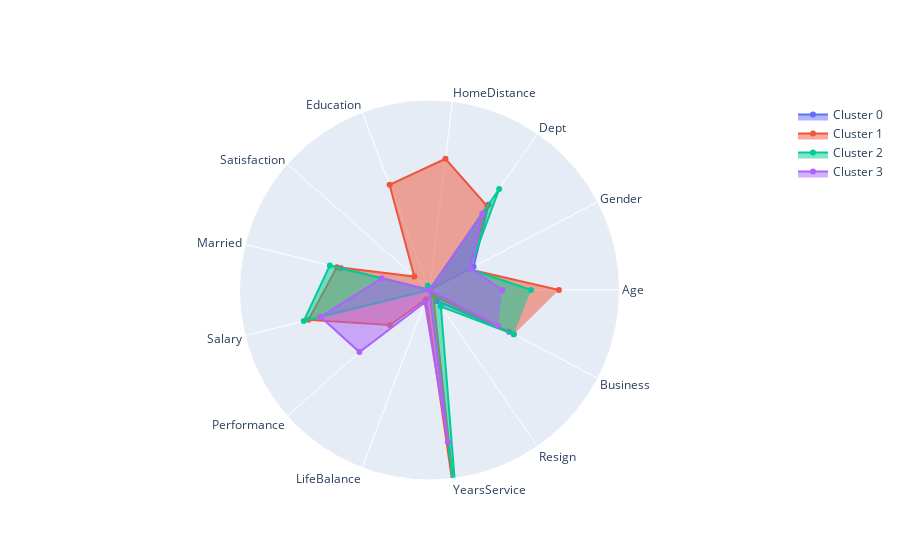

Notebook cell for this chart:
### Markdown cell above
##### FAMD

### Code cell
model = MeanShift(bandwidth=2.36)

# Fit model to samples
model.fit(X_famd)
clusters=model.labels_
# Append score
print(silhouette_score(X_famd,clusters))
radarChart(model,X,radarRange=2.3,usingCentroids=True,centroids=getCentroids(X,clusters))

### Figure 1 — Plotly figure (JSON) as saved in the notebook; plotly's stock layout.template omitted (floating-point values rounded to 4 significant figures)
{"data": [{"fill": "toself", "name": "Cluster 0", "r": [-0.06403, 0.6027, 1.259, 0.001686, 0.005058, 0.0005399, 1.105, -0.08247, -0.02392, -0.001652, -0.1369, 0.1638, 1.088], "theta": ["Age", "Gender", "Dept", "HomeDistance", "Education", "Satisfaction", "Married", "Salary", "Performance", "LifeBalance", "YearsService", "Resign", "Business"], "type": "scatterpolar"}, {"fill": "toself", "name": "Cluster 1", "r": [1.567, 0.5385, 1.231, 1.599, 1.362, 0.2462, 1.154, 1.509, 0.6401, 0.1203, 2.633, 0.07692, 1.154], "theta": ["Age", "Gender", "Dept", "HomeDistance", "Education", "Satisfaction", "Married", "Salary", "Performance", "LifeBalance", "YearsService", "Resign", "Business"], "type": "scatterpolar"}, {"fill": "toself", "name": "Cluster 2", "r": [1.229, 0.5455, 1.485, -0.4538, 0.05545, -0.05615, 1.242, 1.567, -0.3422, -0.1339, 2.936, 0.2424, 1.152], "theta": ["Age", "Gender", "Dept", "HomeDistance", "Education", "Satisfaction", "Married", "Salary", "Performance", "LifeBalance", "YearsService", "Resign", "Business"], "type": "scatterpolar"}, {"fill": "toself", "name": "Cluster 3", "r": [0.8809, 0.5625, 1.125, -0.2551, -0.8306, -0.0656, 0.5938, 1.358, 1.133, 0.1611, 1.856, 0, 0.9375], "theta": ["Age", "Gender", "Dept", "HomeDistance", "Education", "Satisfaction", "Married", "Salary", "Performance", "LifeBalance", "YearsService", "Resign", "Business"], "type": "scatterpolar"}], "layout": {"polar": {"radialaxis": {"range": [0, 2.3], "visible": false}}, "showlegend": true}}
